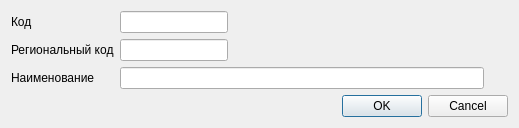
<?xml version="1.0" encoding="UTF-8"?>
<ui version="4.0">
 <class>Dialog</class>
 <widget class="QDialog" name="Dialog">
  <property name="geometry">
   <rect>
    <x>0</x>
    <y>0</y>
    <width>519</width>
    <height>108</height>
   </rect>
  </property>
  <property name="windowTitle">
   <string>Специальности</string>
  </property>
  <layout class="QGridLayout" name="gridLayout">
   <item row="1" column="0">
    <widget class="QLabel" name="label">
     <property name="text">
      <string>Код</string>
     </property>
    </widget>
   </item>
   <item row="4" column="0" colspan="6">
    <widget class="QDialogButtonBox" name="buttonBox">
     <property name="orientation">
      <enum>Qt::Horizontal</enum>
     </property>
     <property name="standardButtons">
      <set>QDialogButtonBox::Cancel|QDialogButtonBox::Ok</set>
     </property>
    </widget>
   </item>
   <item row="3" column="1">
    <widget class="QLineEdit" name="edtName"/>
   </item>
   <item row="3" column="0">
    <widget class="QLabel" name="label_2">
     <property name="text">
      <string>Наименование</string>
     </property>
    </widget>
   </item>
   <item row="1" column="1">
    <layout class="QHBoxLayout" name="horizontalLayout">
     <property name="rightMargin">
      <number>0</number>
     </property>
     <item>
      <widget class="QLineEdit" name="edtCode">
       <property name="sizePolicy">
        <sizepolicy hsizetype="Fixed" vsizetype="Fixed">
         <horstretch>0</horstretch>
         <verstretch>0</verstretch>
        </sizepolicy>
       </property>
       <property name="minimumSize">
        <size>
         <width>100</width>
         <height>0</height>
        </size>
       </property>
      </widget>
     </item>
     <item>
      <spacer name="horizontalSpacer">
       <property name="orientation">
        <enum>Qt::Horizontal</enum>
       </property>
       <property name="sizeHint" stdset="0">
        <size>
         <width>40</width>
         <height>20</height>
        </size>
       </property>
      </spacer>
     </item>
    </layout>
   </item>
   <item row="2" column="0">
    <widget class="QLabel" name="label_3">
     <property name="text">
      <string>Региональный код</string>
     </property>
    </widget>
   </item>
   <item row="2" column="1">
    <layout class="QHBoxLayout" name="horizontalLayout_2">
     <item>
      <widget class="QLineEdit" name="edtRegionalCode">
       <property name="sizePolicy">
        <sizepolicy hsizetype="Fixed" vsizetype="Fixed">
         <horstretch>0</horstretch>
         <verstretch>0</verstretch>
        </sizepolicy>
       </property>
       <property name="minimumSize">
        <size>
         <width>100</width>
         <height>0</height>
        </size>
       </property>
      </widget>
     </item>
     <item>
      <spacer name="horizontalSpacer_2">
       <property name="orientation">
        <enum>Qt::Horizontal</enum>
       </property>
       <property name="sizeHint" stdset="0">
        <size>
         <width>40</width>
         <height>20</height>
        </size>
       </property>
      </spacer>
     </item>
    </layout>
   </item>
  </layout>
 </widget>
 <tabstops>
  <tabstop>edtCode</tabstop>
  <tabstop>edtRegionalCode</tabstop>
  <tabstop>edtName</tabstop>
  <tabstop>buttonBox</tabstop>
 </tabstops>
 <resources/>
 <connections>
  <connection>
   <sender>buttonBox</sender>
   <signal>accepted()</signal>
   <receiver>Dialog</receiver>
   <slot>accept()</slot>
   <hints>
    <hint type="sourcelabel">
     <x>248</x>
     <y>254</y>
    </hint>
    <hint type="destinationlabel">
     <x>157</x>
     <y>274</y>
    </hint>
   </hints>
  </connection>
  <connection>
   <sender>buttonBox</sender>
   <signal>rejected()</signal>
   <receiver>Dialog</receiver>
   <slot>reject()</slot>
   <hints>
    <hint type="sourcelabel">
     <x>316</x>
     <y>260</y>
    </hint>
    <hint type="destinationlabel">
     <x>286</x>
     <y>274</y>
    </hint>
   </hints>
  </connection>
 </connections>
</ui>
